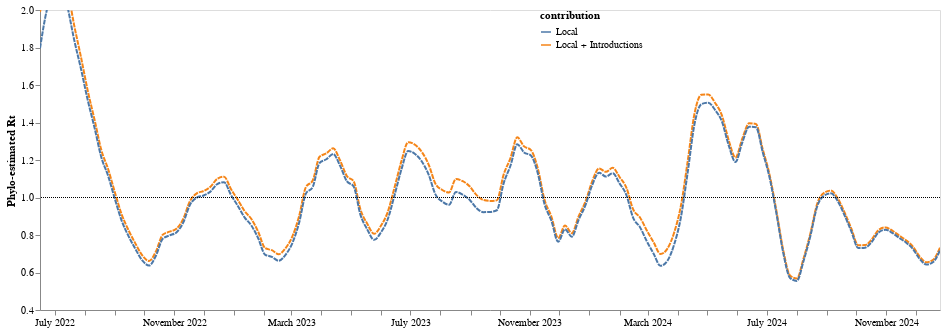

Source (notebook cell):
### Code cell
line_simple_intro = alt.Chart(combined_rt_df).mark_line(interpolate='monotone', opacity = 1, clip = True, strokeDash=[5,1]).encode(
    alt.X('date:T', axis=alt.Axis(title="",tickCount = "month", grid=False,format="%B %Y")),
    alt.Y('mean_percent_MA',scale=alt.Scale(domain=[0.5, 2]),axis=alt.Axis(title="Phylo-estimated Rt", grid=False)),
    alt.Color("contribution", legend=alt.Legend(offset=-400, labelLimit = 400))

).properties(
    width=900,
    height=300
)


line_rt = line_simple_intro+ one_line; line_rt

### Figure 1 — Vega-Lite specification as saved in the notebook (floating-point values rounded to 4 significant figures; data arrays with more than 128 entries replaced by an {"elided": "..."} marker saying what was removed)
{"config": {"view": {"continuousWidth": 400, "continuousHeight": 300}}, "layer": [{"data": {"name": "data-e69ceb46c1474e09944c4ff33f4be179"}, "mark": {"type": "line", "clip": true, "interpolate": "monotone", "opacity": 1, "strokeDash": [5, 1]}, "encoding": {"color": {"field": "contribution", "legend": {"labelLimit": 400, "offset": -400}, "type": "nominal"}, "x": {"axis": {"format": "%B %Y", "grid": false, "tickCount": "month", "title": ""}, "field": "date", "type": "temporal"}, "y": {"axis": {"grid": false, "title": "Phylo-estimated Rt"}, "field": "mean_percent_MA", "scale": {"domain": [0.5, 2]}, "type": "quantitative"}}, "height": 300, "width": 900}, {"data": {"name": "data-0f80976e06af035141dd0a0f11df9332"}, "mark": {"type": "rule", "strokeDash": [1, 1]}, "encoding": {"y": {"field": "y", "type": "quantitative"}}, "height": 300, "width": 900}], "$schema": "https://vega.github.io/schema/vega-lite/v4.17.0.json", "datasets": {"data-e69ceb46c1474e09944c4ff33f4be179": {"elided": "266 records"}, "data-0f80976e06af035141dd0a0f11df9332": [{"y": 1.0}]}}
